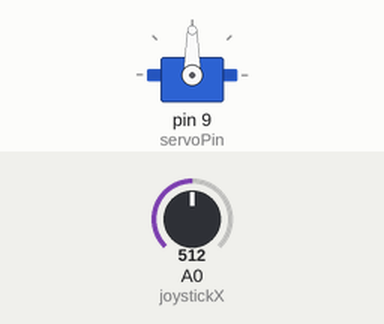
A sketch run on a simulated Arduino Uno, built with avr-gcc and run on an emulated ATmega328P. On the bench: servo. The inputs (shaded band) are chosen by the test bench; at power-on: A0 (joystickX) = 512.

Above: at 1.2 s.
1.3 s: A0 (joystickX) set to 716
At 2.2 s:
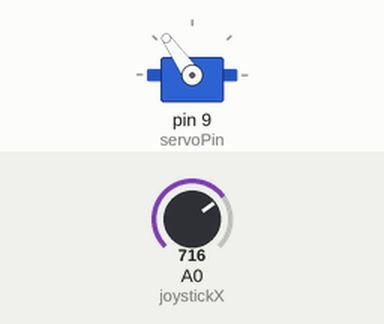
2.8 s: A0 (joystickX) set to 900
At 3.1 s:
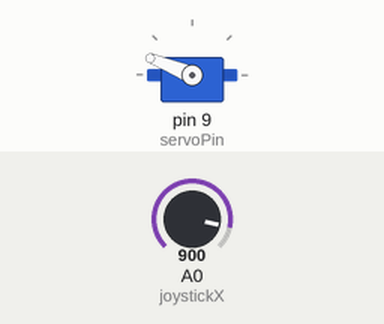
4.3 s: A0 (joystickX) set to 1023
At 5.5 s:
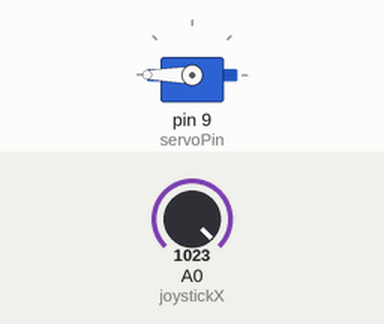
5.8 s: A0 (joystickX) set to 306
At 6.8 s:
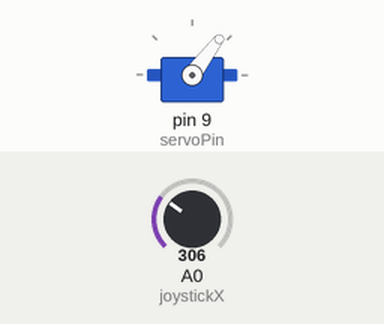
7.3 s: A0 (joystickX) set to 122
At 7.7 s:
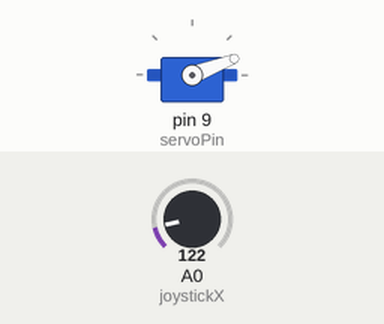
Timing chart, 0 to 9.8 s (numbered marks = the images above; inputs shaded):
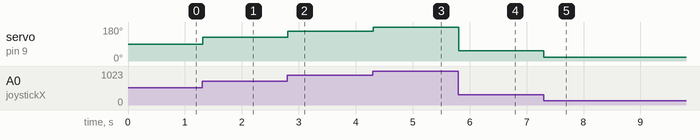

Measured:
- after the input at 1.3 s, servo on pin 9 (servoPin): 90° → 125° at once
- after the input at 2.8 s, servo on pin 9 (servoPin): 125° → 158° at once
- after the input at 4.3 s, servo on pin 9 (servoPin): 158° → 180° at once
- after the input at 5.8 s, servo on pin 9 (servoPin): 180° → 53° at once
- after the input at 7.3 s, servo on pin 9 (servoPin): 53° → 21° at once

The sketch:

servocode.ino
```cpp
#include <Servo.h>

Servo myServo;

int joystickX = A0;   // VRx pin of joystick
int servoPin = 9;

int joyValue;
int servoAngle;

void setup() {
  myServo.attach(servoPin);
}

void loop() {
  joyValue = analogRead(joystickX);      // Read joystick value (0-1023)

  servoAngle = map(joyValue, 0, 1023, 0, 180);   // Convert to servo angle

  myServo.write(servoAngle);             // Move servo

  delay(10); // small delay for stability
}
```
